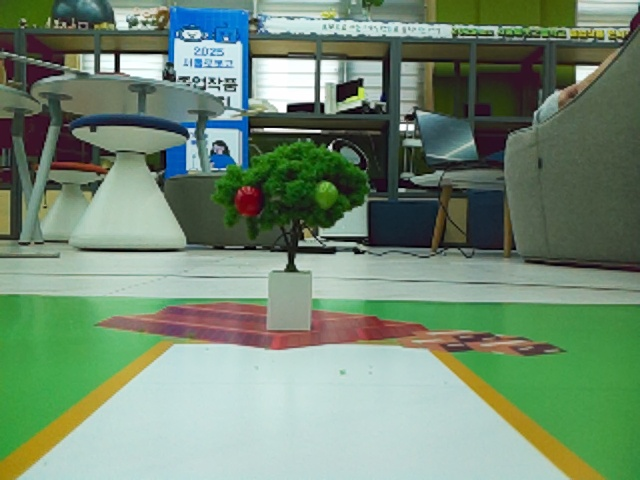
#> input picture raw/images/20260814_182256_012.jpg, 640 x 480 px; its folder holds only this picture in this run
$ python redlabel.py ../raw/images/20260814_182256_012.jpg
#> lines starting #> are read from the running program, lines starting #| are printed output that depends on the picture; after the words box and inside, x2 and y2 are one past the last pixel; in counts of white or black regions, pixels touching at a corner belong together
"""빨간 사과를 색으로 찾아 YOLO 라벨을 만든다.

    python tools/redlabel.py raw            # raw/images -> raw/labels
    python tools/redlabel.py raw --check          # 전체를 그려서 눈으로 확인
    python tools/redlabel.py raw "orcha_*" --check # 일부만
    python tools/redlabel.py raw --force    # 이미 있는 라벨도 덮어쓴다 (기본은 안 덮는다)

기본으로 덮어쓰지 않는 이유: 손으로 검수한 라벨을 날린 적이 있다. 되돌릴 방법이 없다.

왜 모델 대신 색인가: 부트스트랩용 모델의 확신도가 0.13 이라 자동 라벨로 못 쓴다.
반면 이 사과는 채도 높은 빨간 구(球)라 색+모양만으로 거의 완벽하게 잡힌다.
초록 사과는 규정 3번상 세지 않으므로 일부러 무시한다.

바닥 그림에도 빨간 부분이 있어서 두 가지로 거른다:
  - 크기 (사과는 1000px^2 이상, 바닥 조각은 그 아래)
  - 위치 (나무는 화면 위쪽. 아래 38% 는 도로·바닥이라 버린다)
그래도 완벽하진 않다. 만든 뒤 --check 로 눈으로 훑고, 이상하면 labelImg 로 고친다.
"""
import glob
import os
import sys

import cv2
import numpy as np

AREA_MIN, AREA_MAX = 120, 9000   # capture_sweep 사진은 로봇이 더 멀어서 사과가 100~360px^2 로 잡혔다
                                  # (2026-08-28). 800 은 근접 촬영 기준이라 전부 걸러졌었다.
ASPECT = (0.6, 1.7)          # 사과는 대략 원형
FILL_MIN = 0.55              # 외접 사각형을 채우는 비율 (완전한 원 = 0.785)
Y_TOP = 0.62                 # 이 아래쪽(바닥)은 버린다


def find_apples(im):
    h, w = im.shape[:2]
    hsv = cv2.cvtColor(im, cv2.COLOR_BGR2HSV)
    # 빨강은 H 가 0 과 179 양쪽 끝에 걸쳐 있어 두 번 뽑아 합친다
    # S/V 하한도 100/65 로 살짝 낮췄다 — 실측 사과 픽셀이 S 110~ V 70~ 이라 120/80 이면 빠졌다.
    m = (cv2.inRange(hsv, np.array([0, 100, 65]), np.array([10, 255, 255])) |
         cv2.inRange(hsv, np.array([170, 100, 65]), np.array([179, 255, 255])))
    m = cv2.morphologyEx(m, cv2.MORPH_OPEN, np.ones((3, 3), np.uint8))
    m = cv2.morphologyEx(m, cv2.MORPH_CLOSE, np.ones((7, 7), np.uint8))
    n, _, st, _ = cv2.connectedComponentsWithStats(m, 8)
    out = []
    for i in range(1, n):
        x, y, bw, bh, a = st[i]
        if not (AREA_MIN <= a <= AREA_MAX):          continue
        if not (ASPECT[0] < bw / bh < ASPECT[1]):    continue
        if a / (bw * bh) < FILL_MIN:                 continue
        if (y + bh) > Y_TOP * h:                     continue
        out.append((x, y, bw, bh))
    return out


# [72 lines left out: functions audit_red, sheets, _save, not called in this run]


def main(root="raw", pat="*", check=False, force=False):
#> called with root = '../raw/images/20260814_182256_012.jpg', pat = '*', check = False, force = False
    imgs = sorted(glob.glob(f"{root}/images/{pat}.jpg"))
    assert imgs, f"{root}/images/{pat}.jpg 없음"
    os.makedirs(f"{root}/labels", exist_ok=True)
    hist, skipped = {}, 0
    for f in imgs:
        im = cv2.imread(f)
#> im is the input picture: shape (480, 640, 3); mean B, G, R 115.2, 138.2, 114.4
        h, w = im.shape[:2]
#> h = 480; w = 640
        lp = f"{root}/labels/" + os.path.splitext(os.path.basename(f))[0] + ".txt"
        if not force and os.path.exists(lp):
            # 손으로 검수한 라벨을 덮어쓰면 되돌릴 방법이 없다. --force 를 줘야 덮는다.
            skipped += 1
            continue
        boxes = find_apples(im)
#> in find_apples, `hsv = cv2.cvtColor(im, cv2.COLOR_BGR2HSV)`: hsv: shape (480, 640, 3); mean H, S, V 68.2, 78.9, 143.1
#> in find_apples, `m = (cv2.inRange(hsv, np.array([0, 100, 65]), np.array([10, 255, 255])..`:
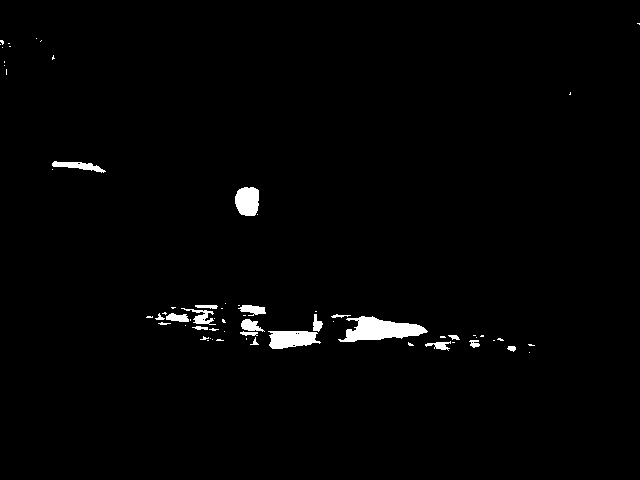
#> m: shape (480, 640); 1.5% white; 66 white regions (46 under 20 px), largest, box (x1, y1, x2, y2) and area: (338, 316, 428, 342) 1327, (268, 331, 321, 349) 720, (235, 187, 259, 216) 592
#> in find_apples, `m = cv2.morphologyEx(m, cv2.MORPH_OPEN, np.ones((3, 3), np.uint8))`:
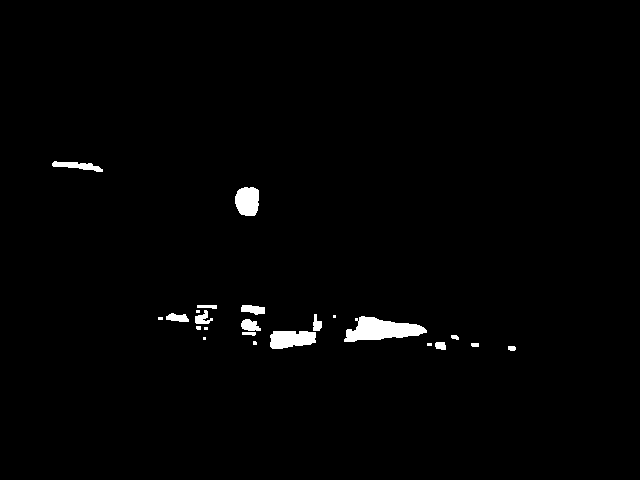
#> m: shape (480, 640); 1.3% white; 23 white regions (8 under 20 px), largest, box (x1, y1, x2, y2) and area: (344, 316, 427, 342) 1289, (270, 331, 316, 349) 684, (235, 187, 259, 216) 592
#> in find_apples, `m = cv2.morphologyEx(m, cv2.MORPH_CLOSE, np.ones((7, 7), np.uint8))`:
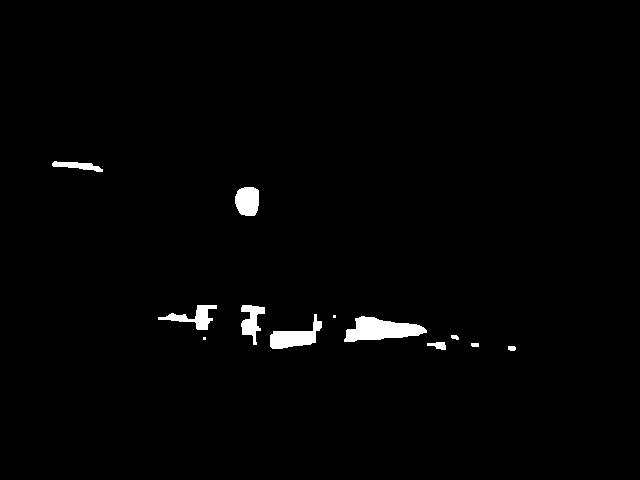
#> m: shape (480, 640); 1.4% white; 12 white regions (2 under 20 px), largest, box (x1, y1, x2, y2) and area: (344, 316, 427, 342) 1314, (270, 314, 322, 349) 814, (235, 187, 259, 216) 596
#> in find_apples, `n, _, st, _ = cv2.connectedComponentsWithStats(m, 8)`: n = 13; st = 13 rows, first 6: [0, 0, 640, 480, 302930], [52, 161, 51, 11, 286], [235, 187, 24, 29, 596], [158, 305, 59, 25, 545], [241, 305, 24, 40, 499], [270, 314, 52, 35, 814]
#> the loop in find_apples, `for i in range(1, n):` made 12 passes
#> (x, y, bw, bh, a) on passes 1 to 12: (52, 161, 51, 11, 286), (235, 187, 24, 29, 596), (158, 305, 59, 25, 545), (241, 305, 24, 40, 499), (270, 314, 52, 35, 814), (333, 315, 3, 3, 9), (344, 316, 83, 26, 1314), (451, 335, 8, 5, 31), (203, 337, 3, 3, 9), (427, 342, 19, 8, 100), (471, 343, 8, 4, 31), (508, 346, 8, 5, 36)
#> after the loop in find_apples, `for i in range(1, n):`: out = [(235, 187, 24, 29)]
#> boxes = [(235, 187, 24, 29)]
        hist[len(boxes)] = hist.get(len(boxes), 0) + 1
        with open(lp, "w") as fp:
            for x, y, bw, bh in boxes:
                fp.write(f"0 {(x+bw/2)/w:.6f} {(y+bh/2)/h:.6f} {bw/w:.6f} {bh/h:.6f}\n")
#> this loop made 1 pass
    print(f"이미지 {len(imgs)}장 / 새로 라벨 {sum(hist.values())}장 / 건너뜀 {skipped}장")
#| 이미지 1장 / 새로 라벨 1장 / 건너뜀 0장
    print(f"사과 개수 분포 {dict(sorted(hist.items()))}")
#| 사과 개수 분포 {1: 1}


if __name__ == "__main__":
    a = [x for x in sys.argv[1:] if not x.startswith("-")]
    root = a[0] if a else "raw"
    pat = a[1] if len(a) > 1 else "*"
    if "--check" in sys.argv:
        sheets(root, pat)
    else:
        main(root, pat, force="--force" in sys.argv)

$ run again, on raw/images/20260828_1_orcha_0076.jpg
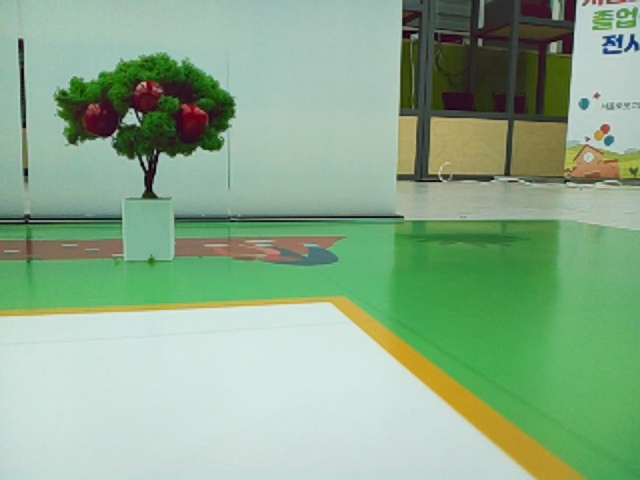
#> input picture raw/images/20260828_1_orcha_0076.jpg, 640 x 480 px
#> in main, im is the input picture: shape (480, 640, 3); mean B, G, R 140.1, 171.5, 139.2
#> hsv: shape (480, 640, 3); mean H, S, V 67.9, 73, 173.8
#> in find_apples, `m = (cv2.inRange(hsv, np.array([0, 100, 65]), np.array([10, 255, 255])..`:
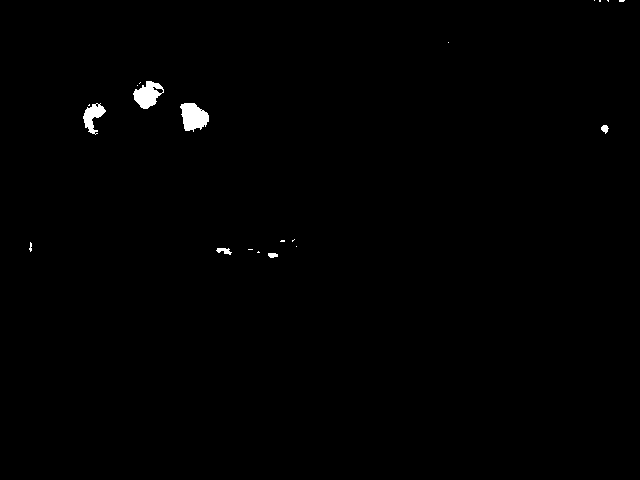
#> m: shape (480, 640); 0.55% white; 20 white regions (14 under 20 px), largest, box (x1, y1, x2, y2) and area: (180, 103, 209, 132) 585, (133, 81, 164, 109) 516, (83, 103, 106, 135) 354, (216, 248, 232, 255) 65, (601, 125, 609, 134) 46, (268, 253, 278, 258) 41
#> in find_apples, `m = cv2.morphologyEx(m, cv2.MORPH_CLOSE, np.ones((7, 7), np.uint8))`:
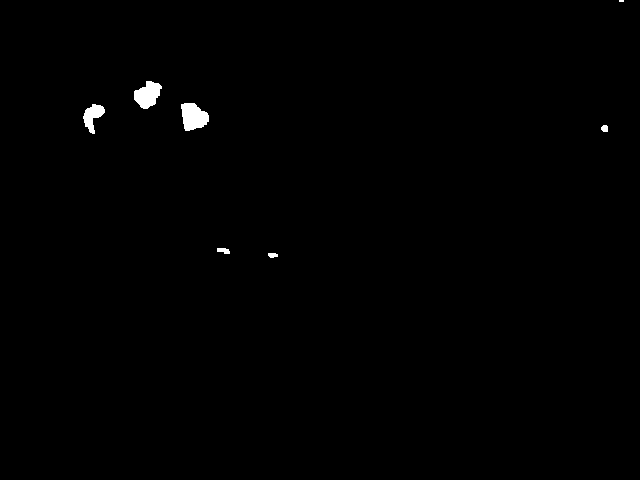
#> m: shape (480, 640); 0.51% white; 7 white regions (1 under 20 px), largest, box (x1, y1, x2, y2) and area: (181, 103, 209, 131) 572, (134, 81, 162, 109) 512, (83, 104, 105, 134) 342, (217, 248, 230, 254) 58, (601, 125, 608, 132) 42, (268, 253, 278, 258) 41
#> n = 8; st = [[0, 0, 640, 480, 305623], [619, 0, 5, 2, 10], [134, 81, 28, 28, 512], [181, 103, 28, 28, 572], [83, 104, 22, 30, 342], [601, 125, 7, 7, 42], [217, 248, 13, 6, 58], [268, 253, 10, 5, 41]]
#> the loop in find_apples, `for i in range(1, n):` made 7 passes
#> after the loop in find_apples, `for i in range(1, n):`: out = [(134, 81, 28, 28), (181, 103, 28, 28)]
#> the loop in main, `for x, y, bw, bh in boxes:` made 2 passes
#| 이미지 1장 / 새로 라벨 1장 / 건너뜀 0장
#| 사과 개수 분포 {2: 1}
